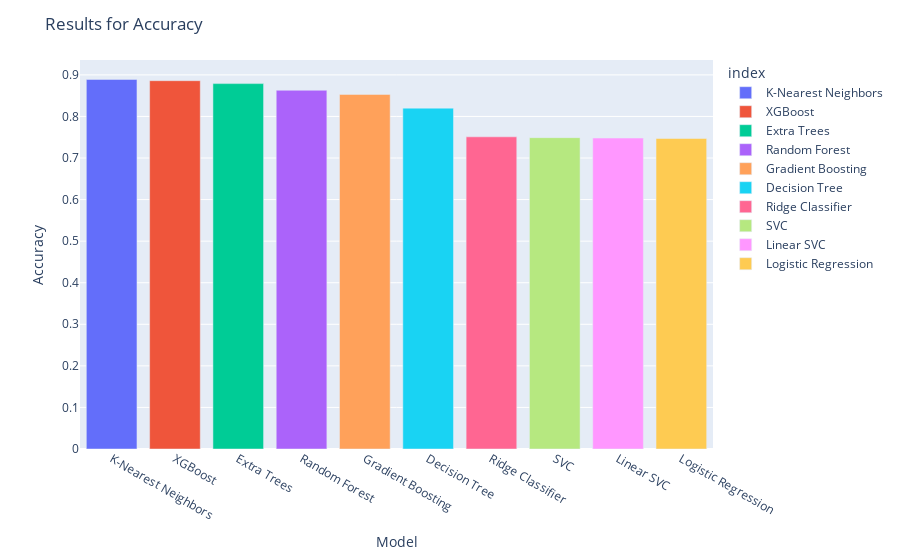

The code cell stored with this chart in its notebook:
### Code cell
# Transformer le dictionnaire en DataFrame
df_results = pd.DataFrame(results).T  # .T pour transposer les lignes et colonnes

# Afficher le DataFrame
display(df_results)

# Test de la fonction avec 'Accuracy'
visualize_metric_results(df_results, 'Accuracy')

### Figure 1 — Plotly figure (JSON) as saved in the notebook; plotly's stock layout.template omitted (floating-point values rounded to 4 significant figures)
{"data": [{"alignmentgroup": "True", "hovertemplate": "index=%{x}<br>Accuracy=%{y}<extra></extra>", "legendgroup": "K-Nearest Neighbors", "marker": {"color": "#636EFA", "pattern": {"shape": ""}}, "name": "K-Nearest Neighbors", "offsetgroup": "K-Nearest Neighbors", "orientation": "v", "showlegend": true, "textposition": "auto", "type": "bar", "x": ["K-Nearest Neighbors"], "xaxis": "x", "y": [0.889], "yaxis": "y"}, {"alignmentgroup": "True", "hovertemplate": "index=%{x}<br>Accuracy=%{y}<extra></extra>", "legendgroup": "XGBoost", "marker": {"color": "#EF553B", "pattern": {"shape": ""}}, "name": "XGBoost", "offsetgroup": "XGBoost", "orientation": "v", "showlegend": true, "textposition": "auto", "type": "bar", "x": ["XGBoost"], "xaxis": "x", "y": [0.886], "yaxis": "y"}, {"alignmentgroup": "True", "hovertemplate": "index=%{x}<br>Accuracy=%{y}<extra></extra>", "legendgroup": "Extra Trees", "marker": {"color": "#00CC96", "pattern": {"shape": ""}}, "name": "Extra Trees", "offsetgroup": "Extra Trees", "orientation": "v", "showlegend": true, "textposition": "auto", "type": "bar", "x": ["Extra Trees"], "xaxis": "x", "y": [0.879], "yaxis": "y"}, {"alignmentgroup": "True", "hovertemplate": "index=%{x}<br>Accuracy=%{y}<extra></extra>", "legendgroup": "Random Forest", "marker": {"color": "#AB63FA", "pattern": {"shape": ""}}, "name": "Random Forest", "offsetgroup": "Random Forest", "orientation": "v", "showlegend": true, "textposition": "auto", "type": "bar", "x": ["Random Forest"], "xaxis": "x", "y": [0.863], "yaxis": "y"}, {"alignmentgroup": "True", "hovertemplate": "index=%{x}<br>Accuracy=%{y}<extra></extra>", "legendgroup": "Gradient Boosting", "marker": {"color": "#FFA15A", "pattern": {"shape": ""}}, "name": "Gradient Boosting", "offsetgroup": "Gradient Boosting", "orientation": "v", "showlegend": true, "textposition": "auto", "type": "bar", "x": ["Gradient Boosting"], "xaxis": "x", "y": [0.853], "yaxis": "y"}, {"alignmentgroup": "True", "hovertemplate": "index=%{x}<br>Accuracy=%{y}<extra></extra>", "legendgroup": "Decision Tree", "marker": {"color": "#19D3F3", "pattern": {"shape": ""}}, "name": "Decision Tree", "offsetgroup": "Decision Tree", "orientation": "v", "showlegend": true, "textposition": "auto", "type": "bar", "x": ["Decision Tree"], "xaxis": "x", "y": [0.82], "yaxis": "y"}, {"alignmentgroup": "True", "hovertemplate": "index=%{x}<br>Accuracy=%{y}<extra></extra>", "legendgroup": "Ridge Classifier", "marker": {"color": "#FF6692", "pattern": {"shape": ""}}, "name": "Ridge Classifier", "offsetgroup": "Ridge Classifier", "orientation": "v", "showlegend": true, "textposition": "auto", "type": "bar", "x": ["Ridge Classifier"], "xaxis": "x", "y": [0.751], "yaxis": "y"}, {"alignmentgroup": "True", "hovertemplate": "index=%{x}<br>Accuracy=%{y}<extra></extra>", "legendgroup": "SVC", "marker": {"color": "#B6E880", "pattern": {"shape": ""}}, "name": "SVC", "offsetgroup": "SVC", "orientation": "v", "showlegend": true, "textposition": "auto", "type": "bar", "x": ["SVC"], "xaxis": "x", "y": [0.749], "yaxis": "y"}, {"alignmentgroup": "True", "hovertemplate": "index=%{x}<br>Accuracy=%{y}<extra></extra>", "legendgroup": "Linear SVC", "marker": {"color": "#FF97FF", "pattern": {"shape": ""}}, "name": "Linear SVC", "offsetgroup": "Linear SVC", "orientation": "v", "showlegend": true, "textposition": "auto", "type": "bar", "x": ["Linear SVC"], "xaxis": "x", "y": [0.748], "yaxis": "y"}, {"alignmentgroup": "True", "hovertemplate": "index=%{x}<br>Accuracy=%{y}<extra></extra>", "legendgroup": "Logistic Regression", "marker": {"color": "#FECB52", "pattern": {"shape": ""}}, "name": "Logistic Regression", "offsetgroup": "Logistic Regression", "orientation": "v", "showlegend": true, "textposition": "auto", "type": "bar", "x": ["Logistic Regression"], "xaxis": "x", "y": [0.747], "yaxis": "y"}], "layout": {"barmode": "relative", "legend": {"title": {"text": "index"}, "tracegroupgap": 0}, "margin": {"t": 60}, "title": {"text": "Results for Accuracy"}, "xaxis": {"anchor": "y", "categoryarray": ["K-Nearest Neighbors", "XGBoost", "Extra Trees", "Random Forest", "Gradient Boosting", "Decision Tree", "Ridge Classifier", "SVC", "Linear SVC", "Logistic Regression"], "categoryorder": "array", "domain": [0, 1], "title": {"text": "Model"}}, "yaxis": {"anchor": "x", "domain": [0, 1], "title": {"text": "Accuracy"}}}}
